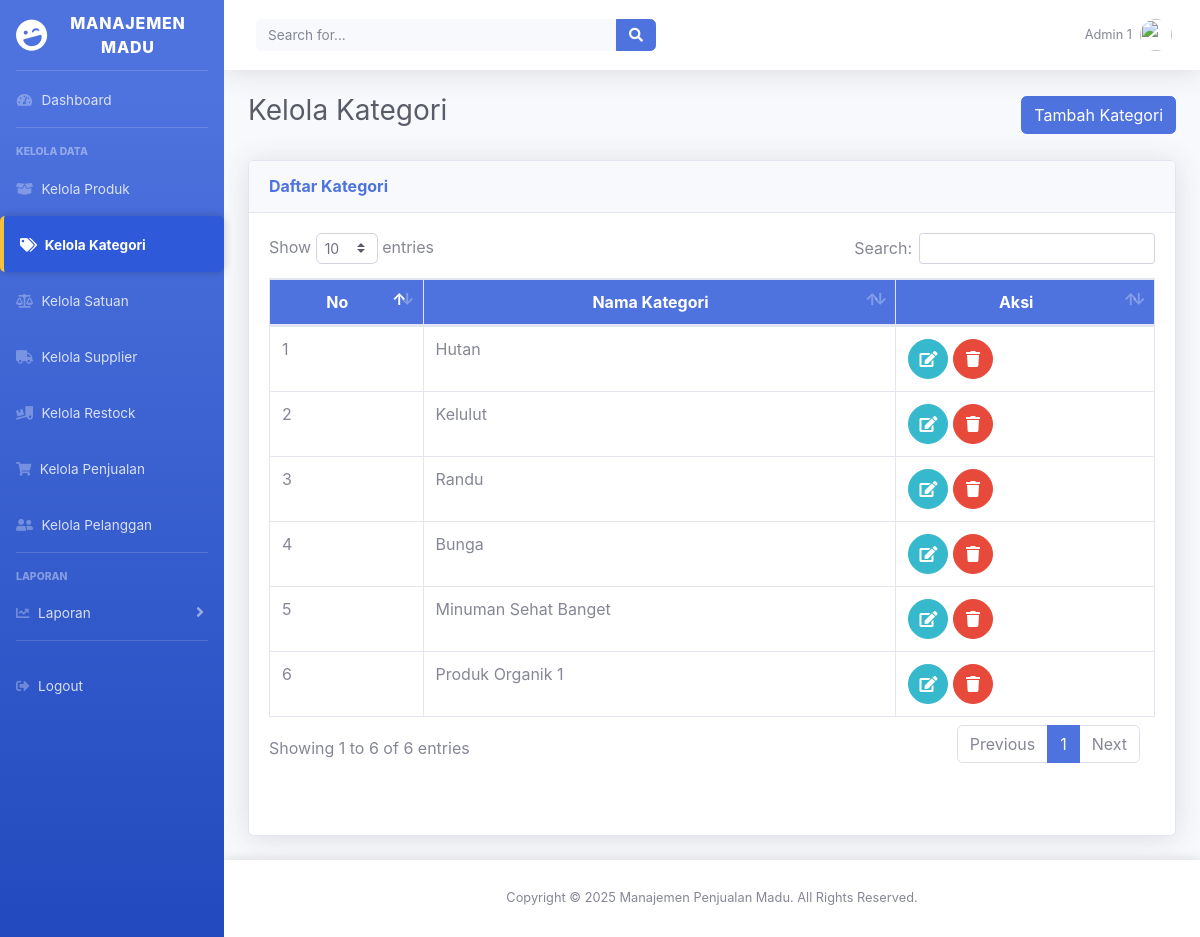
The page /views/admin/categories.php (signed in) on the database as committed earlier.
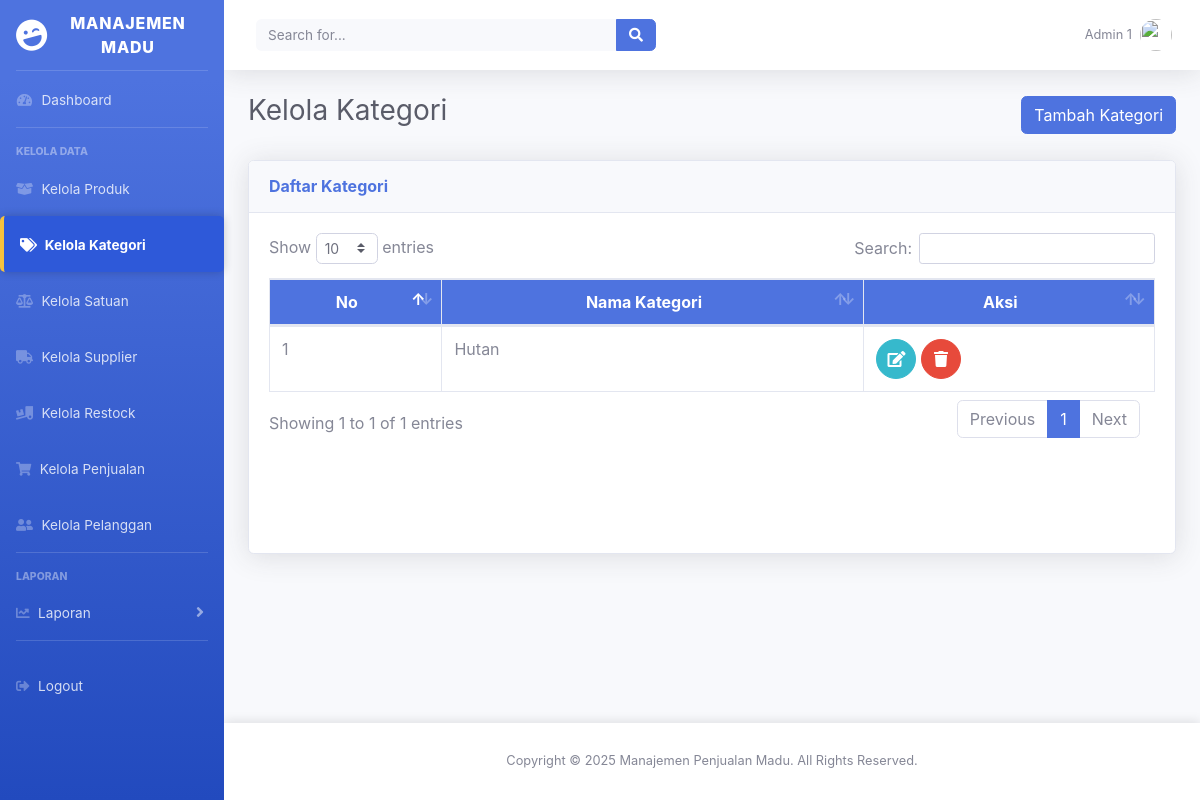
The same page on the database as committed later.
### tables this page shows
CREATE TABLE IF NOT EXISTS `kategori` (
  `id_kategori` int NOT NULL AUTO_INCREMENT,
  `nama_kategori` varchar(100) NOT NULL,
  PRIMARY KEY (`id_kategori`)
);

### controllers/CategoryController.php (called while the page is built, shortened)
<?php
require_once __DIR__ . '/../models/CategoryModel.php';
class CategoryController
{
    private $categoryModel;
    public function __construct($db)
    {
        $this->db = $db;
        $this->categoryModel = new CategoryModel($this->db);
    }
    public function getAllCategories()
    {
        return $this->categoryModel->getAllCategories();
    }
}

### models/CategoryModel.php (called while the page is built, shortened)
<?php
class CategoryModel
{
    private $db;
    public function __construct($db)
    {
        $this->db = $db;
    }
    public function getAllCategories()
    {
        $query = "SELECT * FROM kategori ORDER BY id_kategori ASC";
        $stmt = $this->db->prepare($query);
        $stmt->execute();
        return $stmt->fetchAll(PDO::FETCH_ASSOC);
    }
}

### views/admin/categories.php (the view, shortened to what this page needs)
<?php
require_once '../../controllers/CategoryController.php';
$database = new Database();
$db = $database->getConnection();
$categoryController = new CategoryController($db);
$categories = $categoryController->getAllCategories();
?>
<div id="wrapper">
    <?php
    include '../layouts/sidebar.php'; ?>
    <div id="content-wrapper" class="d-flex flex-column">
        <div id="content">
            <?php include '../layouts/header.php'; ?>
            <div class="container-fluid">
                <div class="d-flex justify-content-between align-items-center mb-4">
                    <h1 class="h3 text-gray-800">Kelola Kategori</h1>
                    <a href="add_category.php" class="btn btn-primary">Tambah Kategori</a>
                </div>
                <div class="card shadow mb-4">
                    <div class="card-header py-3">
                        <h6 class="m-0 font-weight-bold text-primary">Daftar Kategori</h6>
                    </div>
                    <div class="card-body">
                        <div class="table-responsive">
                            <table class="table table-bordered" id="dataTable" width="100%" cellspacing="0">
                                <thead>
                                    <tr>
                                        <th>No</th>
                                        <th>Nama Kategori</th>
                                        <th>Aksi</th>
                                    </tr>
                                </thead>
                                <tbody>
                                    <?php if (!empty($categories)): ?>
                                        <?php $no = 1; ?>
                                        <?php foreach ($categories as $category): ?>
                                            <tr>
                                                <td><?= $no++; ?></td>
                                                <td><?= htmlspecialchars($category['nama_kategori']); ?></td>
                                                <td>
                                                    <a href="edit_category.php?id=<?= $category['id_kategori']; ?>" class="btn btn-info btn-circle">
                                                        <i class="fas fa-edit"></i>
                                                    </a>
                                                    <button class="btn btn-danger btn-circle"
                                                        onclick="confirmDelete(<?= $category['id_kategori']; ?>)">
                                                        <i class="fas fa-trash"></i>
                                                    </button>
                                                </td>
                                            </tr>
                                        <?php endforeach; ?>
                                    <?php else: ?>
                                        <tr>
                                            <td colspan="3" class="text-center">Tidak ada kategori yang tersedia.</td>
                                        </tr>
                                    <?php endif; ?>
                                </tbody>
                            </table>
                        </div>
                    </div>
                </div>
            </div>
        </div>
        <?php include '../layouts/footer.php'; ?>
    </div>
</div>

Rows that differ between the two databases and show on the page:
removed kategori: nama_kategori "Kelulut"
removed kategori: nama_kategori "Randu"
removed kategori: nama_kategori "Bunga"
removed kategori: nama_kategori "Minuman Sehat Banget"
removed kategori: nama_kategori "Produk Organik 1"
Other text that changed with them:
text written by a page script: "Show entries Search: Showing 1 to 6 of 6 entries Previous 1 Next" → "Show entries Search: Showing 1 to 1 of 1 entries Previous 1 Next"
